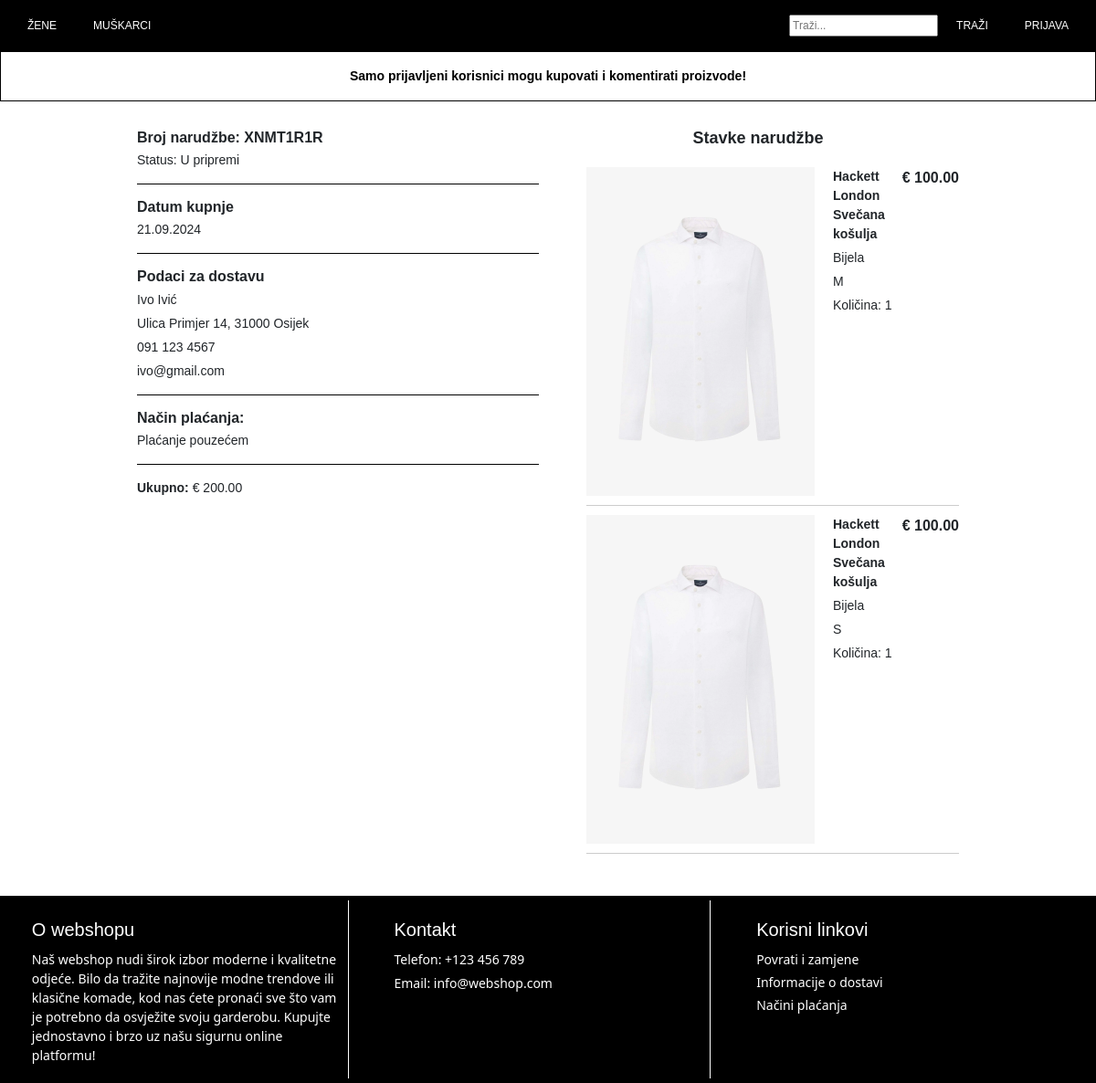
Screenshot of /webshop/order_details/41/ with the database file from the repository.
### webshop/models.py (models this page shows, shortened)
class Order(models.Model):
    STATUS_CHOICES = (
        ('IP', 'U pripremi'),
        ('SP', 'Poslano'),
        ('DL', 'Dostavljeno'),
        ('RE', 'Odbijeno'),
    )
    PAYMENT_METHOD_CHOICES = (
        ('PP', 'Plaćanje pouzećem'),
        ('IB', 'Internetsko bankarstvo'),
        ('CC', 'Kartično plaćanje'),
    )
    account = models.ForeignKey(Account, on_delete=models.CASCADE)
    date_ordered = models.DateTimeField(auto_now_add=True)
    status = models.CharField(max_length=2, choices=STATUS_CHOICES, default='IP')
    payment_method = models.CharField(max_length=2, choices=PAYMENT_METHOD_CHOICES)
    order_number = models.CharField(max_length=10, unique=True, default=generate_order_number, editable=False)
    items = models.ManyToManyField('OrderItem', related_name='order_items', blank=True)

class Account(models.Model):
    user = models.OneToOneField(User, on_delete=models.CASCADE)
    name = models.CharField(max_length=255)
    surname = models.CharField(max_length=255)
    phone = models.CharField(max_length=20)
    email = models.EmailField(unique=True)
    city = models.CharField(max_length=255)
    postal_number = models.CharField(max_length=255)
    street = models.CharField(max_length=255)
    house_number = models.CharField(max_length=255)
    iban = models.CharField(max_length=34, blank=True, null=True)
    bank = models.CharField(max_length=255, blank=True, null=True)

class OrderItem(models.Model):
    order = models.ForeignKey('Order', on_delete=models.CASCADE, related_name='items_in_order')
    product = models.ForeignKey(ProductVariation, on_delete=models.CASCADE)
    size = models.CharField(max_length=50, blank=True, null=True)
    quantity = models.PositiveIntegerField(default=1)
    def total_price(self):
        return self.quantity * self.product.product.price

class ProductVariation(models.Model):
    product = models.ForeignKey(Product, on_delete=models.CASCADE, related_name='variations')
    main_image = models.ImageField(upload_to='products/', blank=True, null=True)
    color = models.ForeignKey(Color, on_delete=models.CASCADE)
    sizes = models.ManyToManyField(Size, through='ProductVariationSize')

class Product(models.Model):
    category = models.ForeignKey(Category, on_delete=models.CASCADE)
    subcategory = models.ForeignKey(SubCategory, on_delete=models.CASCADE)
    name = models.CharField(max_length=255)
    slug = models.SlugField(unique=False, blank=True, null=True)
    price = models.DecimalField(max_digits=10, decimal_places=2)
    details = models.TextField()
    composition = models.TextField()
    care_instructions = models.TextField()
    created_at = models.DateTimeField(default=timezone.now)
    reference_number = models.CharField(max_length=10, unique=True, default=generate_order_number, editable=False)

class Color(models.Model):
    name = models.CharField(max_length=100)
    slug = models.SlugField(unique=False, blank=True, editable=True, null = True)

### webshop/views.py (the view)
# urls.py: path('order_details/<int:order_id>/', views.order_details_view, name='order_details'),
def order_details_view(request, order_id):
    order = get_object_or_404(Order, id=order_id)
    order_items = order.items_in_order.all()
    total_price = sum(item.total_price() for item in order_items)
    context = {
        'order': order,
        'order_items': order_items,
        'total_price': total_price,
    }
    return render(request, 'webshop/order_details.html', context)

### webshop/templates/webshop/order_details.html (shortened to what this page needs)
{% extends 'webshop/base.html' %}
{% load static %}
{% block extra_css %}
<link rel="stylesheet" href="{% static 'webshop/css/order_details.css' %}">
{% endblock %}
{% block content %}
<div class="order-details-container">
    <div class="order-details-info">
        <div>
            <h2><strong>Broj narudžbe:</strong> {{ order.order_number }}</h2>
            <p>Status: {{ order.get_status_display }}</p>
        </div>
        <div>
            <h2>Datum kupnje</h2>
            <p>{{ order.date_ordered|date:"d.m.Y" }}</p>
        </div>
        <div>
            <h2>Podaci za dostavu</h2>
            <p>{{ order.account.name }} {{ order.account.surname }}</p>
            <p>{{ order.account.street }} {{ order.account.house_number }}, {{ order.account.postal_number }} {{ order.account.city }}</p>
            <p>{{ order.account.phone }}</p>
            <p>{{ order.account.email }}</p>
        </div>
        <div>
            <h2>Način plaćanja:</h2>
            <p>{{ order.get_payment_method_display }}</p>
        </div>
        <div>
            <p><strong>Ukupno:</strong> € {{ total_price }}</p>
        </div>
    </div>
    <div class="order-items">
        <h2>Stavke narudžbe</h2>
        <ul>
            {% for item in order_items %}
            <li class="order-item">
                <div class="order-item-image">
                    <img src="{{ item.product.main_image.url }}" alt="{{ item.product.product.name }}">
                </div>
                <div class="order-item-details">
                    <p><strong>{{ item.product.product.name }}</strong></p>
                    <p>{{ item.product.color.name }}</p>
                    <p>{{ item.size }}</p>
                    <p>Količina: {{ item.quantity }}</p>
                </div>
                <div class="order-item-actions">
                    <p><strong>€ {{ item.product.product.price }}</strong></p>
                </div>
            </li>
            {% endfor %}
        </ul>
    </div>
</div>
{% endblock %}

### webshop/static/webshop/css/base.css (style rules this page uses)
body { font-family: Arial, sans-serif; margin: 0; padding: 0; height: 100%; background-color: white; display: flex; flex-direction: column; min-height: 100vh; }

### webshop/static/webshop/css/order_details.css (style rules this page uses)
.order-details-container { width: 80%; margin: 0 auto; padding: 30px; display: flex; justify-content: space-between; }
.order-details-info { flex: 1; margin-right: 20px; }
.order-details-info div { margin-bottom: 15px; padding-bottom: 10px; border-bottom: 1px solid black; }
.order-details-info div:last-child { border-bottom: none; / }
.order-details-info h2 { font-size: 16px; font-weight: bold; margin-bottom: 5px; }
.order-details-info p { font-size: 14px; margin-bottom: 5px; }
.order-items { flex: 1; }
.order-items h2 { font-size: 18px; font-weight: bold; margin-bottom: 10px; text-align: center; }
.order-item { display: flex; border-bottom: 1px solid #ccc; padding: 10px 0; }
.order-item-image { margin-right: 20px; }
.order-item-image img { width: 250px; height: 250px; height: auto; }
.order-item-details { flex: 1; }
.order-item-actions { text-align: right; }
.order-item-details p { font-size: 14px; margin-bottom: 5px; / }
.order-item-actions p { font-size: 16px; font-weight: bold; }

### rows the page displays
Order: order_number "XNMT1R1R", status "U pripremi", date_ordered "21.09.2024", account.name "Ivo", account.surname "Ivić", account.street "Ulica Primjer", account.house_number "14", account.postal_number "31000", account.city "Osijek", account.phone "091 123 4567", account.email "ivo@gmail.com", payment_method "Plaćanje pouzećem"
OrderItem: product.main_image (picture), product.product.name "Hackett London Svečana košulja", product.color.name "Bijela", size "M", quantity "1", product.product.price "100.00"
OrderItem: product.main_image (picture), product.product.name "Hackett London Svečana košulja", product.color.name "Bijela", size "S", quantity "1", product.product.price "100.00"

### other values shown
{{ total_price }} "200.00"
